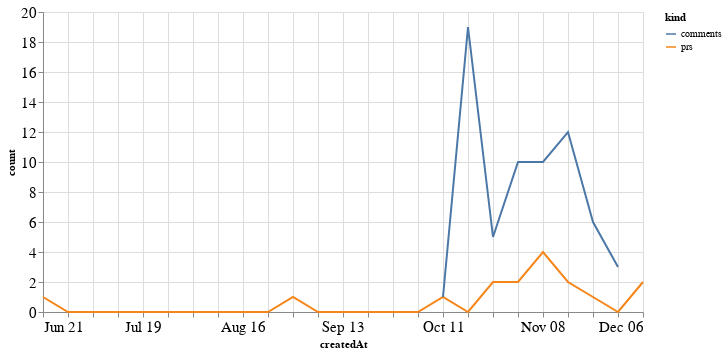

The notebook cell this image was saved under:
### Code cell
alt.Chart(total_time, width=600).mark_line().encode(
    x='createdAt',
    y='count',
    color='kind'
)

### Figure 1 — Vega-Lite specification as saved in the notebook (floating-point values rounded to 4 significant figures)
{"config": {"axisLeft": {"labelFontSize": 15}, "axisBottom": {"labelFontSize": 15}}, "data": {"name": "data-97e5692e524597dcbec9893d42403ffc"}, "mark": "line", "encoding": {"color": {"type": "nominal", "field": "kind"}, "x": {"type": "temporal", "field": "createdAt"}, "y": {"type": "quantitative", "field": "count"}}, "width": 600, "$schema": "https://vega.github.io/schema/vega-lite/v4.8.1.json", "datasets": {"data-97e5692e524597dcbec9893d42403ffc": [{"createdAt": "2020-06-21T00:00:00", "kind": "prs", "count": 1.0}, {"createdAt": "2020-06-28T00:00:00", "kind": "prs", "count": 0.0}, {"createdAt": "2020-07-05T00:00:00", "kind": "prs", "count": 0.0}, {"createdAt": "2020-07-12T00:00:00", "kind": "prs", "count": 0.0}, {"createdAt": "2020-07-19T00:00:00", "kind": "prs", "count": 0.0}, {"createdAt": "2020-07-26T00:00:00", "kind": "prs", "count": 0.0}, {"createdAt": "2020-08-02T00:00:00", "kind": "prs", "count": 0.0}, {"createdAt": "2020-08-09T00:00:00", "kind": "prs", "count": 0.0}, {"createdAt": "2020-08-16T00:00:00", "kind": "prs", "count": 0.0}, {"createdAt": "2020-08-23T00:00:00", "kind": "prs", "count": 0.0}, {"createdAt": "2020-08-30T00:00:00", "kind": "prs", "count": 1.0}, {"createdAt": "2020-09-06T00:00:00", "kind": "prs", "count": 0.0}, {"createdAt": "2020-09-13T00:00:00", "kind": "prs", "count": 0.0}, {"createdAt": "2020-09-20T00:00:00", "kind": "prs", "count": 0.0}, {"createdAt": "2020-09-27T00:00:00", "kind": "prs", "count": 0.0}, {"createdAt": "2020-10-04T00:00:00", "kind": "prs", "count": 0.0}, {"createdAt": "2020-10-11T00:00:00", "kind": "prs", "count": 1.0}, {"createdAt": "2020-10-18T00:00:00", "kind": "prs", "count": 0.0}, {"createdAt": "2020-10-25T00:00:00", "kind": "prs", "count": 2.0}, {"createdAt": "2020-11-01T00:00:00", "kind": "prs", "count": 2.0}, {"createdAt": "2020-11-08T00:00:00", "kind": "prs", "count": 4.0}, {"createdAt": "2020-11-15T00:00:00", "kind": "prs", "count": 2.0}, {"createdAt": "2020-11-22T00:00:00", "kind": "prs", "count": 1.0}, {"createdAt": "2020-11-29T00:00:00", "kind": "prs", "count": 0.0}, {"createdAt": "2020-12-06T00:00:00", "kind": "prs", "count": 2.0}, {"createdAt": "2020-06-21T00:00:00", "kind": "comments", "count": null}, {"createdAt": "2020-06-28T00:00:00", "kind": "comments", "count": null}, {"createdAt": "2020-07-05T00:00:00", "kind": "comments", "count": null}, {"createdAt": "2020-07-12T00:00:00", "kind": "comments", "count": null}, {"createdAt": "2020-07-19T00:00:00", "kind": "comments", "count": null}, {"createdAt": "2020-07-26T00:00:00", "kind": "comments", "count": null}, {"createdAt": "2020-08-02T00:00:00", "kind": "comments", "count": null}, {"createdAt": "2020-08-09T00:00:00", "kind": "comments", "count": null}, {"createdAt": "2020-08-16T00:00:00", "kind": "comments", "count": null}, {"createdAt": "2020-08-23T00:00:00", "kind": "comments", "count": null}, {"createdAt": "2020-08-30T00:00:00", "kind": "comments", "count": null}, {"createdAt": "2020-09-06T00:00:00", "kind": "comments", "count": null}, {"createdAt": "2020-09-13T00:00:00", "kind": "comments", "count": null}, {"createdAt": "2020-09-20T00:00:00", "kind": "comments", "count": null}, {"createdAt": "2020-09-27T00:00:00", "kind": "comments", "count": null}, {"createdAt": "2020-10-04T00:00:00", "kind": "comments", "count": null}, {"createdAt": "2020-10-11T00:00:00", "kind": "comments", "count": 1.0}, {"createdAt": "2020-10-18T00:00:00", "kind": "comments", "count": 19.0}, {"createdAt": "2020-10-25T00:00:00", "kind": "comments", "count": 5.0}, {"createdAt": "2020-11-01T00:00:00", "kind": "comments", "count": 10.0}, {"createdAt": "2020-11-08T00:00:00", "kind": "comments", "count": 10.0}, {"createdAt": "2020-11-15T00:00:00", "kind": "comments", "count": 12.0}, {"createdAt": "2020-11-22T00:00:00", "kind": "comments", "count": 6.0}, {"createdAt": "2020-11-29T00:00:00", "kind": "comments", "count": 3.0}, {"createdAt": "2020-12-06T00:00:00", "kind": "comments", "count": null}]}}
